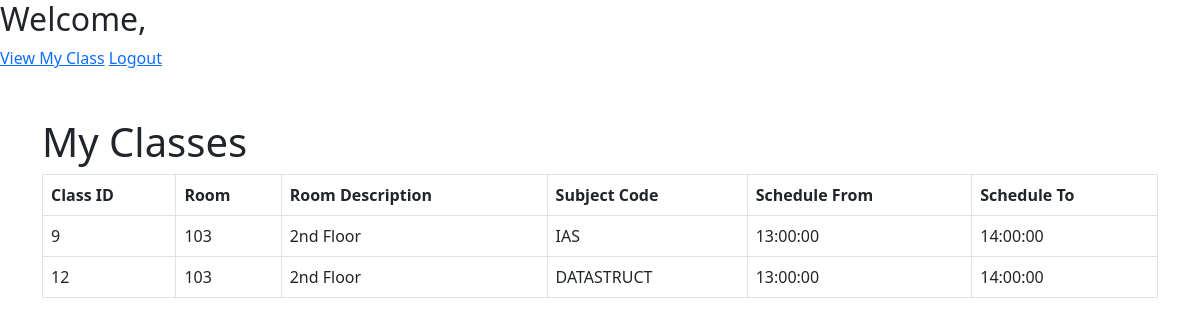
The app's page /view_my_class.php (signed in) with its own data.
### tables this page shows
CREATE TABLE `class` (
  `class_id` int(11) NOT NULL,
  `user_id` int(11) NOT NULL,
  `subject_id` int(11) DEFAULT NULL,
  `schedule_id` int(11) DEFAULT NULL,
  `room_id` int(11) NOT NULL
);

CREATE TABLE `room` (
  `room_id` int(11) NOT NULL,
  `user_id` int(11) NOT NULL,
  `room` varchar(100) NOT NULL,
  `roomDescription` text DEFAULT NULL,
  `class_id` int(11) DEFAULT NULL
);

CREATE TABLE `subjects` (
  `subject_id` int(11) NOT NULL,
  `subject_code` varchar(50) NOT NULL,
  `user_id` int(11) NOT NULL
);

CREATE TABLE `schedules` (
  `schedule_id` int(11) NOT NULL,
  `user_id` int(11) DEFAULT NULL,
  `schedule_from` time DEFAULT NULL,
  `schedule_to` time DEFAULT NULL
);

### view_my_class.php (the view, shortened to what this page needs)
<?php
include 'db.php';
$user_id = $_SESSION['id'];
$query = "
    SELECT
        class.class_id,
        room.room,
        room.roomDescription,
        subjects.subject_code,
        schedules.schedule_from,
        schedules.schedule_to
    FROM class
    INNER JOIN room ON class.room_id = room.room_id
    INNER JOIN subjects ON class.subject_id = subjects.subject_id
    INNER JOIN schedules ON class.schedule_id = schedules.schedule_id
    WHERE class.user_id = ?
";
$stmt = $userDB->prepare($query);
$stmt->bind_param("i", $user_id);
$stmt->execute();
$result = $stmt->get_result();
?>
<!DOCTYPE html>
<html lang="en">
<head>
    <link href="https://cdn.jsdelivr.net/npm/bootstrap@5.3.0/dist/css/bootstrap.min.css" rel="stylesheet">
</head>
<body>
    <div class="sidebar">
        <h2>Welcome, <?php echo htmlspecialchars($_SESSION['first_name']); ?></h2>
        <a href="view_my_class.php">View My Class</a>
        <a href="logout.php" class="logout">Logout</a>
    </div>
    <div class="container mt-5">
        <h1>My Classes</h1>
        <?php if ($result->num_rows > 0): ?>
            <table class="table table-bordered">
                <thead>
                    <tr>
                        <th>Class ID</th>
                        <th>Room</th>
                        <th>Room Description</th>
                        <th>Subject Code</th>
                        <th>Schedule From</th>
                        <th>Schedule To</th>
                    </tr>
                </thead>
                <tbody>
                    <?php while ($class = $result->fetch_assoc()): ?>
                        <tr>
                            <td><?php echo htmlspecialchars($class['class_id']); ?></td>
                            <td><?php echo htmlspecialchars($class['room']); ?></td>
                            <td><?php echo htmlspecialchars($class['roomDescription']); ?></td>
                            <td><?php echo htmlspecialchars($class['subject_code']); ?></td>
                            <td><?php echo htmlspecialchars($class['schedule_from']); ?></td>
                            <td><?php echo htmlspecialchars($class['schedule_to']); ?></td>
                        </tr>
                    <?php endwhile; ?>
                </tbody>
            </table>
        <?php else: ?>
            <p>No classes assigned.</p>
        <?php endif; ?>
    </div>
</body>
</html>

### records on screen
class: class_id "9", room.room "103", room.roomDescription "2nd Floor", subject.subject_code "IAS", schedule.schedule_from "13:00:00", schedule.schedule_to "14:00:00"
class: class_id "12", room.room "103", room.roomDescription "2nd Floor", subject.subject_code "DATASTRUCT", schedule.schedule_from "13:00:00", schedule.schedule_to "14:00:00"
